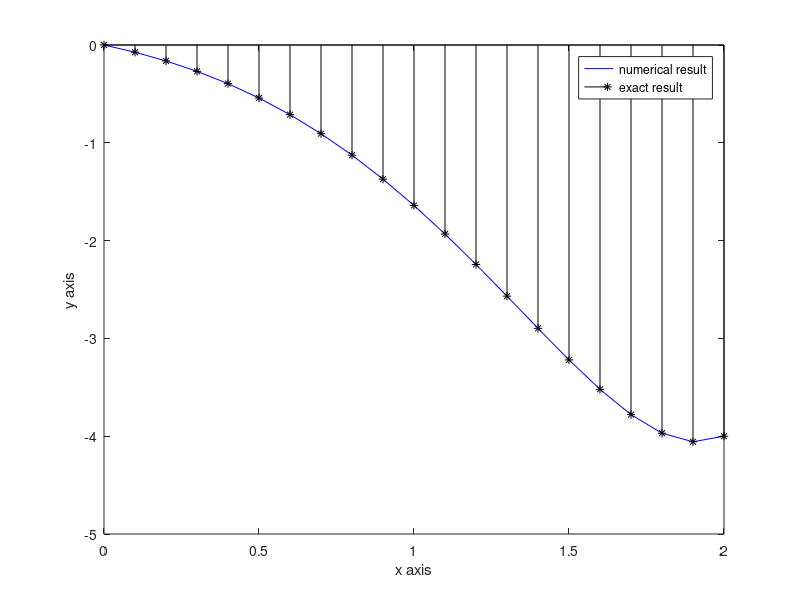

The MATLAB source for this figure:
    % Use the linear shooting algorithm to approximate the solution to the
    % boundary value problem and compare the result to the actual solution.
    %
    % y'' = 2*y' - y + x*exp(x) - x,   0 <= x <= 2,
    % y(0) = 0,  y(2) = -4,  with h = 0.1
    %
    % Actual solution:
    % y(x) = (1/6)*x^3*exp(x) - (5/3)*x*exp(x) + 2*exp(x) - x - 2

    function linear
    clc
    clf
    clear all
    a=0;
    b=2;
    alpha=0;
    beta=-4;
    h=0.1;
    n=(b-a)/h;
    u(1)=alpha;
    u1(1)=0;
    v(1)=0;
    v1(1)=1;
    x=linspace(a,b,n+1);
    for i=1:n
        k1=h*f(x(i),u(i),u1(i));
        k2=h*f(x(i)+h/2,u(i)+u1(i)*h/2+h*k1/8,u1(i)+k1/2);
        k3=h*f(x(i)+h/2,u(i)+u1(i)*h/2+h*k1/8,u1(i)+k2/2);
        k4=h*f(x(i)+h,u(i)+u1(i)*h+h*k3/2,u1(i)+k3);
        u(i+1)=u(i)+h*(u1(i)+(k1+k2+k3)/6);
        u1(i+1)=u1(i)+(k1+2*k2+2*k3+k4)/6;
        p1=h*g(x(i),v(i),v1(i));
        p2=h*g(x(i)+h/2,v(i)+v1(i)*h/2+h*p1/8,v1(i)+p1/2);
        p3=h*g(x(i)+h/2,v(i)+v1(i)*h/2+h*p1/8,v1(i)+p2/2);
        p4=h*g(x(i)+h,v(i)+v1(i)*h+h*p3/2,v1(i)+p3);
        v(i+1)=v(i)+h*(v1(i)+(p1+p2+p3)/6);
        v1(i+1)=v1(i)+(p1+2*p2+2*p3+p4)/6;
    end
    y=u+((beta-u(n+1))/v(n+1))*v;
    plot(x,y,'-b')
    hold on
    ey=(1/6)*x.^3.*exp(x)-(5/3)*x.*exp(x)+2*exp(x)-x-2;
    stem(x,ey,'*k')
    hold off
    legend('numerical result','exact result')
    xlabel('x axis');
    ylabel('y axis');
    fprintf(' x approximate exact error \n');
    for i=1:n+1
        fprintf(' %11.5f %11.5f %11.5f %11.5f \n',x(i),y(i),ey(i),abs(ey(i)-y(i)));
    end
    function w=f(x,u,u1)
    w=2*u1-u+x*exp(x)-x;
    function z=g(x,v,v1)
    z=2*v1-v;
